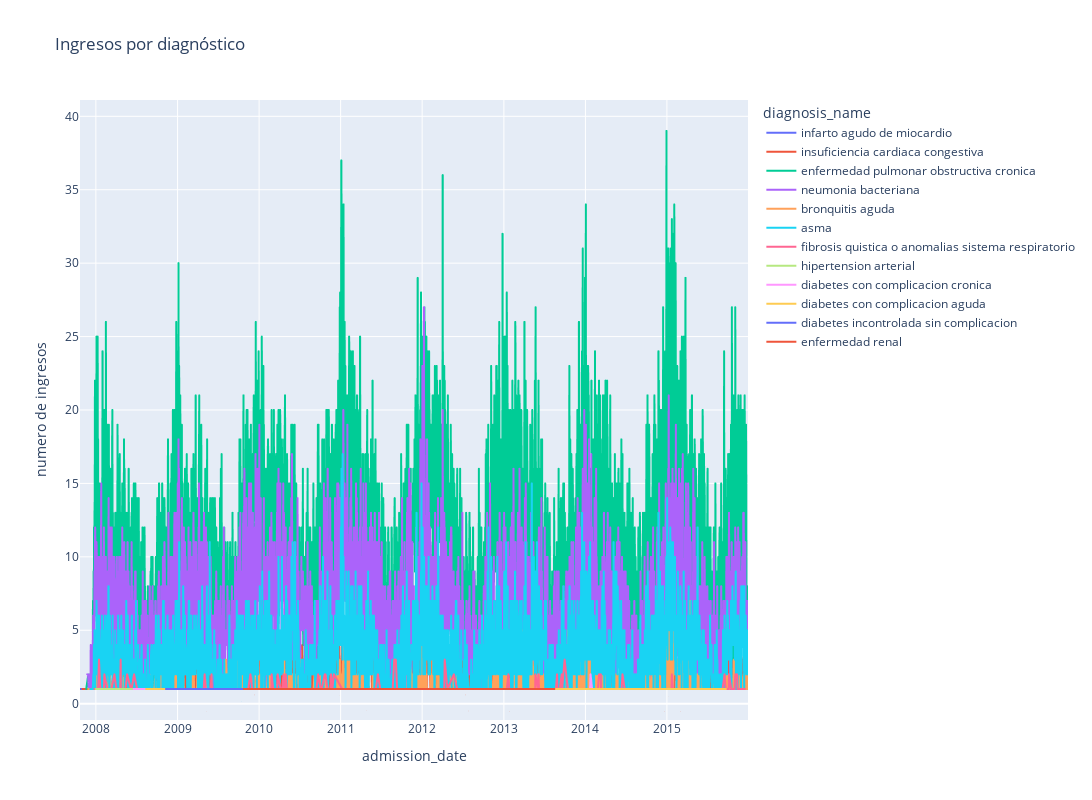

The notebook cell saved with this chart:
### Code cell
campos_de_agrupacion = ['admission_date','diagnosis_name']
campos_de_registro_unico = ['historia_recodificada','cip_recodificado','fecha_de_ingreso']

fig = px.line(
    data_frame = df[campos_de_agrupacion + campos_de_registro_unico].groupby(campos_de_agrupacion).count().reset_index().rename(columns={"fecha_de_ingreso": "numero de ingresos"}),
    x = 'admission_date',
    y = 'numero de ingresos',
    color = 'diagnosis_name',
    title = 'Ingresos por diagnóstico',
    width = 1500, height = 800
)

fig.update_layout(hovermode="x")

### Figure 1 — Plotly figure (JSON) as saved in the notebook; plotly's stock layout.template omitted (floating-point values rounded to 4 significant figures; data arrays with more than 128 entries replaced by an {"elided": "..."} marker saying what was removed)
{"data": [{"hovertemplate": "diagnosis_name=infarto agudo de miocardio<br>admission_date=%{x}<br>numero de ingresos=%{y}<extra></extra>", "legendgroup": "infarto agudo de miocardio", "line": {"color": "#636efa", "dash": "solid"}, "marker": {"symbol": "circle"}, "mode": "lines", "name": "infarto agudo de miocardio", "showlegend": true, "type": "scattergl", "x": ["2007-10-22T00:00:00", "2007-12-25T00:00:00", "2008-02-09T00:00:00", "2008-04-15T00:00:00", "2008-05-04T00:00:00", "2008-05-19T00:00:00", "2008-05-21T00:00:00", "2008-06-02T00:00:00", "2008-06-04T00:00:00", "2008-10-02T00:00:00", "2009-02-09T00:00:00", "2009-03-28T00:00:00", "2009-05-11T00:00:00", "2009-07-31T00:00:00", "2009-09-16T00:00:00", "2009-10-08T00:00:00", "2009-12-10T00:00:00", "2009-12-31T00:00:00", "2010-01-03T00:00:00", "2010-03-11T00:00:00", "2010-03-22T00:00:00", "2010-04-05T00:00:00", "2010-04-12T00:00:00", "2010-04-25T00:00:00", "2010-05-12T00:00:00", "2010-05-16T00:00:00", "2010-10-29T00:00:00", "2010-11-14T00:00:00", "2010-11-30T00:00:00", "2010-12-19T00:00:00", "2011-02-11T00:00:00", "2011-02-13T00:00:00", "2011-03-22T00:00:00", "2011-07-09T00:00:00", "2011-07-29T00:00:00", "2011-09-08T00:00:00", "2011-09-17T00:00:00", "2011-10-29T00:00:00", "2011-12-01T00:00:00", "2012-01-24T00:00:00", "2012-04-12T00:00:00", "2012-04-23T00:00:00", "2012-11-28T00:00:00", "2012-12-24T00:00:00", "2013-01-29T00:00:00", "2013-02-05T00:00:00", "2013-02-09T00:00:00", "2013-05-07T00:00:00", "2013-05-23T00:00:00", "2013-07-18T00:00:00", "2013-09-30T00:00:00", "2013-11-19T00:00:00", "2013-12-16T00:00:00", "2014-02-13T00:00:00", "2014-05-01T00:00:00", "2014-06-04T00:00:00", "2014-07-15T00:00:00", "2014-08-19T00:00:00", "2014-09-04T00:00:00", "2014-09-28T00:00:00", "2014-12-18T00:00:00", "2015-01-19T00:00:00", "2015-02-13T00:00:00", "2015-02-16T00:00:00", "2015-04-04T00:00:00", "2015-04-08T00:00:00", "2015-05-25T00:00:00", "2015-08-06T00:00:00", "2015-08-17T00:00:00", "2015-11-23T00:00:00", "2015-11-29T00:00:00"], "xaxis": "x", "y": [1, 1, 1, 1, 1, 1, 1, 1, 1, 1, 1, 1, 1, 1, 1, 1, 1, 1, 1, 1, 1, 1, 1, 1, 1, 1, 1, 1, 1, 1, 1, 1, 1, 1, 1, 1, 1, 1, 1, 1, 1, 1, 1, 1, 1, 1, 1, 1, 1, 1, 1, 1, 1, 1, 1, 1, 1, 1, 1, 1, 1, 1, 1, 1, 1, 1, 1, 1, 1, 1, 1], "yaxis": "y"}, {"hovertemplate": "diagnosis_name=insuficiencia cardiaca congestiva<br>admission_date=%{x}<br>numero de ingresos=%{y}<extra></extra>", "legendgroup": "insuficiencia cardiaca congestiva", "line": {"color": "#EF553B", "dash": "solid"}, "marker": {"symbol": "circle"}, "mode": "lines", "name": "insuficiencia cardiaca congestiva", "showlegend": true, "type": "scattergl", "x": {"elided": "2237 str values"}, "xaxis": "x", "y": {"elided": "2237 int values"}, "yaxis": "y"}, {"hovertemplate": "diagnosis_name=enfermedad pulmonar obstructiva cronica<br>admission_date=%{x}<br>numero de ingresos=%{y}<extra></extra>", "legendgroup": "enfermedad pulmonar obstructiva cronica", "line": {"color": "#00cc96", "dash": "solid"}, "marker": {"symbol": "circle"}, "mode": "lines", "name": "enfermedad pulmonar obstructiva cronica", "showlegend": true, "type": "scattergl", "x": {"elided": "2943 str values"}, "xaxis": "x", "y": {"elided": "2943 int values"}, "yaxis": "y"}, {"hovertemplate": "diagnosis_name=neumonia bacteriana<br>admission_date=%{x}<br>numero de ingresos=%{y}<extra></extra>", "legendgroup": "neumonia bacteriana", "line": {"color": "#ab63fa", "dash": "solid"}, "marker": {"symbol": "circle"}, "mode": "lines", "name": "neumonia bacteriana", "showlegend": true, "type": "scattergl", "x": {"elided": "2930 str values"}, "xaxis": "x", "y": {"elided": "2930 int values"}, "yaxis": "y"}, {"hovertemplate": "diagnosis_name=bronquitis aguda<br>admission_date=%{x}<br>numero de ingresos=%{y}<extra></extra>", "legendgroup": "bronquitis aguda", "line": {"color": "#FFA15A", "dash": "solid"}, "marker": {"symbol": "circle"}, "mode": "lines", "name": "bronquitis aguda", "showlegend": true, "type": "scattergl", "x": {"elided": "1442 str values"}, "xaxis": "x", "y": {"elided": "1442 int values"}, "yaxis": "y"}, {"hovertemplate": "diagnosis_name=asma<br>admission_date=%{x}<br>numero de ingresos=%{y}<extra></extra>", "legendgroup": "asma", "line": {"color": "#19d3f3", "dash": "solid"}, "marker": {"symbol": "circle"}, "mode": "lines", "name": "asma", "showlegend": true, "type": "scattergl", "x": {"elided": "2719 str values"}, "xaxis": "x", "y": {"elided": "2719 int values"}, "yaxis": "y"}, {"hovertemplate": "diagnosis_name=fibrosis quistica o anomalias sistema respiratorio<br>admission_date=%{x}<br>numero de ingresos=%{y}<extra></extra>", "legendgroup": "fibrosis quistica o anomalias sistema respiratorio", "line": {"color": "#FF6692", "dash": "solid"}, "marker": {"symbol": "circle"}, "mode": "lines", "name": "fibrosis quistica o anomalias sistema respiratorio", "showlegend": true, "type": "scattergl", "x": {"elided": "400 str values"}, "xaxis": "x", "y": {"elided": "400 int values"}, "yaxis": "y"}, {"hovertemplate": "diagnosis_name=hipertension arterial<br>admission_date=%{x}<br>numero de ingresos=%{y}<extra></extra>", "legendgroup": "hipertension arterial", "line": {"color": "#B6E880", "dash": "solid"}, "marker": {"symbol": "circle"}, "mode": "lines", "name": "hipertension arterial", "showlegend": true, "type": "scattergl", "x": ["2008-01-01T00:00:00", "2008-01-27T00:00:00", "2008-02-08T00:00:00", "2008-02-21T00:00:00", "2008-03-10T00:00:00", "2008-04-23T00:00:00", "2008-04-29T00:00:00", "2008-06-17T00:00:00", "2008-08-08T00:00:00", "2008-08-19T00:00:00", "2008-09-01T00:00:00", "2008-11-08T00:00:00", "2008-12-03T00:00:00", "2008-12-23T00:00:00", "2009-01-08T00:00:00", "2009-03-05T00:00:00", "2009-03-08T00:00:00", "2009-04-13T00:00:00", "2009-08-26T00:00:00", "2009-09-30T00:00:00", "2009-10-17T00:00:00", "2009-10-24T00:00:00", "2009-12-29T00:00:00", "2010-03-22T00:00:00", "2010-05-13T00:00:00", "2010-05-21T00:00:00", "2010-09-07T00:00:00", "2010-10-29T00:00:00", "2011-01-02T00:00:00", "2011-01-25T00:00:00", "2011-07-17T00:00:00", "2011-07-30T00:00:00", "2011-08-13T00:00:00", "2011-10-07T00:00:00", "2011-11-10T00:00:00", "2011-12-25T00:00:00", "2012-01-29T00:00:00", "2012-08-01T00:00:00", "2012-08-05T00:00:00", "2012-10-07T00:00:00", "2012-10-09T00:00:00", "2012-11-01T00:00:00", "2012-12-25T00:00:00", "2013-03-31T00:00:00", "2013-04-14T00:00:00", "2013-06-19T00:00:00", "2013-07-16T00:00:00", "2013-12-06T00:00:00", "2013-12-21T00:00:00", "2014-01-20T00:00:00", "2014-05-07T00:00:00", "2014-06-23T00:00:00", "2014-07-21T00:00:00", "2014-12-04T00:00:00", "2014-12-17T00:00:00", "2015-02-04T00:00:00", "2015-09-17T00:00:00"], "xaxis": "x", "y": [1, 1, 1, 1, 1, 1, 1, 1, 1, 1, 1, 1, 1, 1, 1, 1, 1, 1, 1, 1, 1, 1, 1, 1, 1, 1, 1, 1, 1, 1, 1, 1, 1, 1, 1, 1, 1, 1, 1, 1, 1, 1, 1, 1, 1, 1, 1, 1, 1, 1, 1, 1, 1, 1, 1, 1, 1], "yaxis": "y"}, {"hovertemplate": "diagnosis_name=diabetes con complicacion cronica<br>admission_date=%{x}<br>numero de ingresos=%{y}<extra></extra>", "legendgroup": "diabetes con complicacion cronica", "line": {"color": "#FF97FF", "dash": "solid"}, "marker": {"symbol": "circle"}, "mode": "lines", "name": "diabetes con complicacion cronica", "showlegend": true, "type": "scattergl", "x": ["2008-06-18T00:00:00", "2008-06-28T00:00:00", "2009-02-03T00:00:00", "2009-10-26T00:00:00", "2009-10-29T00:00:00", "2010-02-20T00:00:00", "2011-04-10T00:00:00", "2011-08-24T00:00:00", "2011-09-01T00:00:00", "2012-01-01T00:00:00", "2012-02-28T00:00:00", "2012-04-26T00:00:00", "2012-12-02T00:00:00", "2013-03-06T00:00:00", "2013-03-22T00:00:00", "2013-06-15T00:00:00", "2013-07-29T00:00:00", "2013-08-10T00:00:00", "2013-08-23T00:00:00", "2013-09-05T00:00:00", "2014-01-15T00:00:00", "2014-01-22T00:00:00", "2014-01-24T00:00:00", "2014-01-31T00:00:00", "2014-02-01T00:00:00", "2014-03-21T00:00:00", "2014-04-29T00:00:00", "2014-05-09T00:00:00", "2014-07-16T00:00:00", "2014-08-30T00:00:00", "2015-07-21T00:00:00", "2015-07-26T00:00:00", "2015-09-16T00:00:00"], "xaxis": "x", "y": [1, 1, 1, 1, 1, 1, 1, 1, 1, 1, 1, 1, 1, 1, 1, 1, 1, 1, 1, 1, 1, 1, 2, 1, 1, 1, 1, 1, 1, 1, 1, 1, 1], "yaxis": "y"}, {"hovertemplate": "diagnosis_name=diabetes con complicacion aguda<br>admission_date=%{x}<br>numero de ingresos=%{y}<extra></extra>", "legendgroup": "diabetes con complicacion aguda", "line": {"color": "#FECB52", "dash": "solid"}, "marker": {"symbol": "circle"}, "mode": "lines", "name": "diabetes con complicacion aguda", "showlegend": true, "type": "scattergl", "x": ["2008-08-13T00:00:00", "2009-04-11T00:00:00", "2010-06-20T00:00:00", "2011-10-15T00:00:00", "2012-12-30T00:00:00", "2013-11-14T00:00:00", "2015-08-05T00:00:00", "2015-09-22T00:00:00"], "xaxis": "x", "y": [1, 1, 1, 1, 1, 1, 1, 1], "yaxis": "y"}, {"hovertemplate": "diagnosis_name=diabetes incontrolada sin complicacion<br>admission_date=%{x}<br>numero de ingresos=%{y}<extra></extra>", "legendgroup": "diabetes incontrolada sin complicacion", "line": {"color": "#636efa", "dash": "solid"}, "marker": {"symbol": "circle"}, "mode": "lines", "name": "diabetes incontrolada sin complicacion", "showlegend": true, "type": "scattergl", "x": ["2008-11-10T00:00:00", "2009-02-08T00:00:00", "2010-06-02T00:00:00", "2010-06-15T00:00:00", "2010-06-29T00:00:00", "2012-01-31T00:00:00", "2013-03-29T00:00:00"], "xaxis": "x", "y": [1, 1, 1, 1, 1, 1, 1], "yaxis": "y"}, {"hovertemplate": "diagnosis_name=enfermedad renal<br>admission_date=%{x}<br>numero de ingresos=%{y}<extra></extra>", "legendgroup": "enfermedad renal", "line": {"color": "#EF553B", "dash": "solid"}, "marker": {"symbol": "circle"}, "mode": "lines", "name": "enfermedad renal", "showlegend": true, "type": "scattergl", "x": ["2009-10-24T00:00:00", "2009-11-26T00:00:00", "2010-01-30T00:00:00", "2010-09-27T00:00:00", "2013-08-15T00:00:00"], "xaxis": "x", "y": [1, 1, 1, 1, 1], "yaxis": "y"}], "layout": {"height": 800, "hovermode": "x", "legend": {"title": {"text": "diagnosis_name"}, "tracegroupgap": 0}, "title": {"text": "Ingresos por diagnóstico"}, "width": 1500, "xaxis": {"anchor": "y", "domain": [0, 1], "title": {"text": "admission_date"}}, "yaxis": {"anchor": "x", "domain": [0, 1], "title": {"text": "numero de ingresos"}}}}
